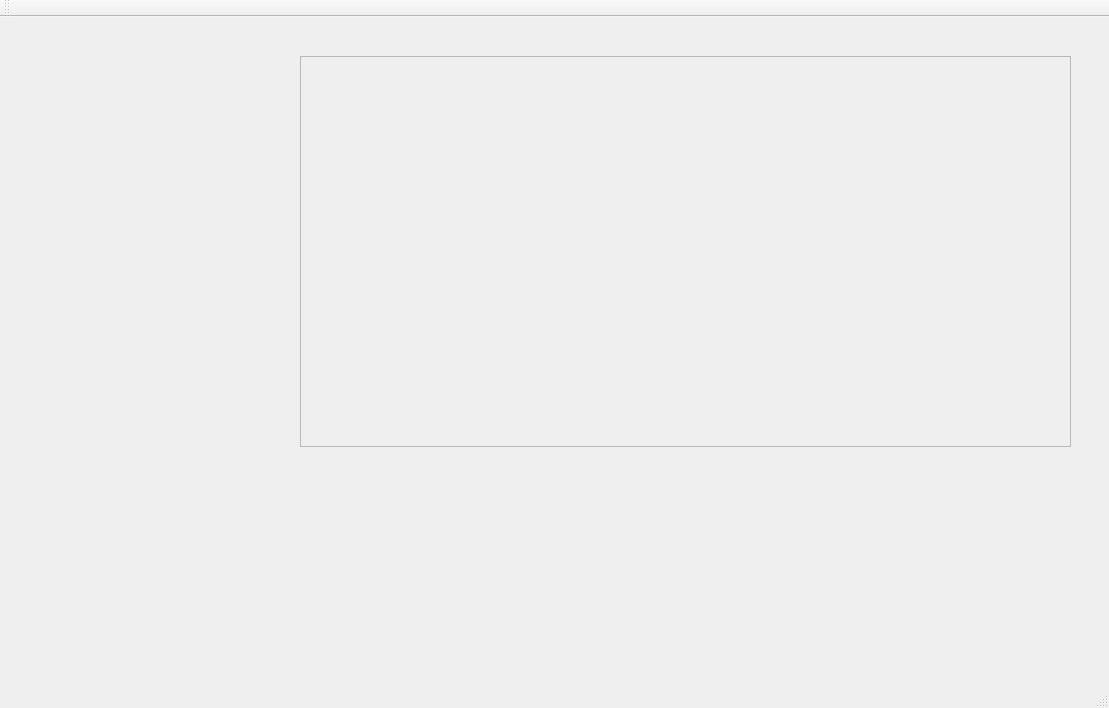
<?xml version="1.0" encoding="UTF-8"?>
<ui version="4.0">
 <class>MainWindow</class>
 <widget class="QMainWindow" name="MainWindow">
  <property name="geometry">
   <rect>
    <x>0</x>
    <y>0</y>
    <width>1109</width>
    <height>708</height>
   </rect>
  </property>
  <property name="windowTitle">
   <string>MainWindow</string>
  </property>
  <widget class="QWidget" name="centralWidget">
   <widget class="PhView" name="frame">
    <property name="geometry">
     <rect>
      <x>300</x>
      <y>39</y>
      <width>771</width>
      <height>391</height>
     </rect>
    </property>
    <property name="frameShape">
     <enum>QFrame::StyledPanel</enum>
    </property>
    <property name="frameShadow">
     <enum>QFrame::Raised</enum>
    </property>
   </widget>
  </widget>
  <widget class="QMenuBar" name="menuBar">
   <property name="geometry">
    <rect>
     <x>0</x>
     <y>0</y>
     <width>1109</width>
     <height>25</height>
    </rect>
   </property>
  </widget>
  <widget class="QToolBar" name="mainToolBar">
   <attribute name="toolBarArea">
    <enum>TopToolBarArea</enum>
   </attribute>
   <attribute name="toolBarBreak">
    <bool>false</bool>
   </attribute>
  </widget>
  <widget class="QStatusBar" name="statusBar"/>
 </widget>
 <layoutdefault spacing="6" margin="11"/>
 <customwidgets>
  <customwidget>
   <class>PhView</class>
   <extends>QFrame</extends>
   <header location="global">PhView.h</header>
   <container>1</container>
  </customwidget>
 </customwidgets>
 <resources/>
 <connections/>
</ui>
